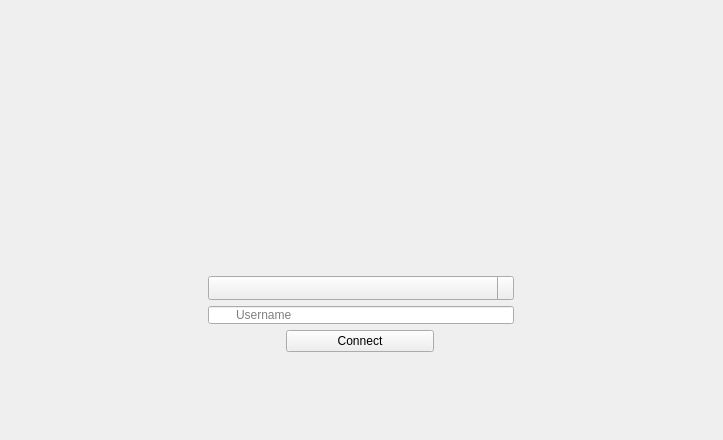
<?xml version="1.0" encoding="UTF-8"?>
<ui version="4.0">
 <class>ConnectionWidget</class>
 <widget class="QWidget" name="ConnectionWidget">
  <property name="geometry">
   <rect>
    <x>0</x>
    <y>0</y>
    <width>723</width>
    <height>440</height>
   </rect>
  </property>
  <property name="sizePolicy">
   <sizepolicy hsizetype="Expanding" vsizetype="Expanding">
    <horstretch>0</horstretch>
    <verstretch>0</verstretch>
   </sizepolicy>
  </property>
  <property name="windowTitle">
   <string>Form</string>
  </property>
  <property name="styleSheet">
   <string notr="true">background-color: qlineargradient(spread:pad, x1:0.545, y1:1, x2:0.528273, y2:0, stop:0 rgba(207, 207, 207, 255), stop:1 rgba(255, 255, 255, 255));
  border-style: outset;
     border-width: 1px;
     border-radius: 5px;
     border-color: gray;
padding: 5px;

QPushButton::pressed {
     border-style: inset;
 }</string>
  </property>
  <layout class="QGridLayout" name="gridLayout">
   <property name="sizeConstraint">
    <enum>QLayout::SetDefaultConstraint</enum>
   </property>
   <item row="1" column="1" colspan="4">
    <widget class="QFrame" name="frame_2">
     <property name="minimumSize">
      <size>
       <width>300</width>
       <height>180</height>
      </size>
     </property>
     <property name="styleSheet">
      <string notr="true">background-image: url(:/Bingo/logo.png);
background-color: transparent;
border:0 px;</string>
     </property>
     <property name="frameShape">
      <enum>QFrame::NoFrame</enum>
     </property>
     <property name="frameShadow">
      <enum>QFrame::Raised</enum>
     </property>
     <property name="lineWidth">
      <number>0</number>
     </property>
     <layout class="QVBoxLayout" name="verticalLayout"/>
    </widget>
   </item>
   <item row="2" column="1" colspan="4">
    <widget class="QComboBox" name="serverList">
     <property name="statusTip">
      <string/>
     </property>
     <property name="autoFillBackground">
      <bool>false</bool>
     </property>
     <property name="styleSheet">
      <string notr="true">QComboBox {
	padding: 3px;
}
 QComboBox::drop-down {
     subcontrol-origin: padding;
     subcontrol-position: top right;
     width: 15px;

     border-left-width: 1px;
     border-left-color: darkgray;
     border-left-style: solid; /* just a single line */
     border-top-right-radius: 3px; /* same radius as the QComboBox */
     border-bottom-right-radius: 3px;
 }

 QComboBox::down-arrow {
     image: url(:/Bingo/dropdown.png);
 }

 QComboBox::down-arrow:on { /* shift the arrow when popup is open */
     top: 1px;
     left: 1px;
 }</string>
     </property>
     <property name="sizeAdjustPolicy">
      <enum>QComboBox::AdjustToContentsOnFirstShow</enum>
     </property>
     <property name="frame">
      <bool>true</bool>
     </property>
    </widget>
   </item>
   <item row="3" column="1" colspan="4">
    <widget class="QLineEdit" name="username">
     <property name="styleSheet">
      <string notr="true">background-image:url(:/Bingo/icons/user_small.png);
background-repeat:no-repeat;
padding-left:25px;
background-position: left center;
background-origin: padding;</string>
     </property>
     <property name="inputMask">
      <string/>
     </property>
     <property name="text">
      <string/>
     </property>
     <property name="maxLength">
      <number>30</number>
     </property>
     <property name="frame">
      <bool>true</bool>
     </property>
     <property name="placeholderText">
      <string>Username</string>
     </property>
    </widget>
   </item>
   <item row="1" column="0">
    <spacer name="horizontalSpacer">
     <property name="orientation">
      <enum>Qt::Horizontal</enum>
     </property>
     <property name="sizeHint" stdset="0">
      <size>
       <width>219</width>
       <height>20</height>
      </size>
     </property>
    </spacer>
   </item>
   <item row="1" column="5">
    <spacer name="horizontalSpacer_2">
     <property name="orientation">
      <enum>Qt::Horizontal</enum>
     </property>
     <property name="sizeHint" stdset="0">
      <size>
       <width>219</width>
       <height>20</height>
      </size>
     </property>
    </spacer>
   </item>
   <item row="4" column="2" colspan="2">
    <widget class="QPushButton" name="connectButton">
     <property name="minimumSize">
      <size>
       <width>100</width>
       <height>0</height>
      </size>
     </property>
     <property name="styleSheet">
      <string notr="true">QPushButton::pressed {
     border-style: inset;
 }</string>
     </property>
     <property name="text">
      <string>Connect</string>
     </property>
     <property name="icon">
      <iconset resource="../resources/bingo.qrc">
       <normaloff>:/Bingo/icons/plug-connect.png</normaloff>:/Bingo/icons/plug-connect.png</iconset>
     </property>
     <property name="flat">
      <bool>false</bool>
     </property>
    </widget>
   </item>
   <item row="5" column="2" colspan="3">
    <spacer name="verticalSpacer_2">
     <property name="orientation">
      <enum>Qt::Vertical</enum>
     </property>
     <property name="sizeHint" stdset="0">
      <size>
       <width>20</width>
       <height>54</height>
      </size>
     </property>
    </spacer>
   </item>
   <item row="0" column="2" colspan="3">
    <spacer name="verticalSpacer">
     <property name="orientation">
      <enum>Qt::Vertical</enum>
     </property>
     <property name="sizeHint" stdset="0">
      <size>
       <width>228</width>
       <height>79</height>
      </size>
     </property>
    </spacer>
   </item>
  </layout>
 </widget>
 <resources>
  <include location="../resources/bingo.qrc"/>
  <include location="../resources/bingo.qrc"/>
 </resources>
 <connections/>
</ui>
